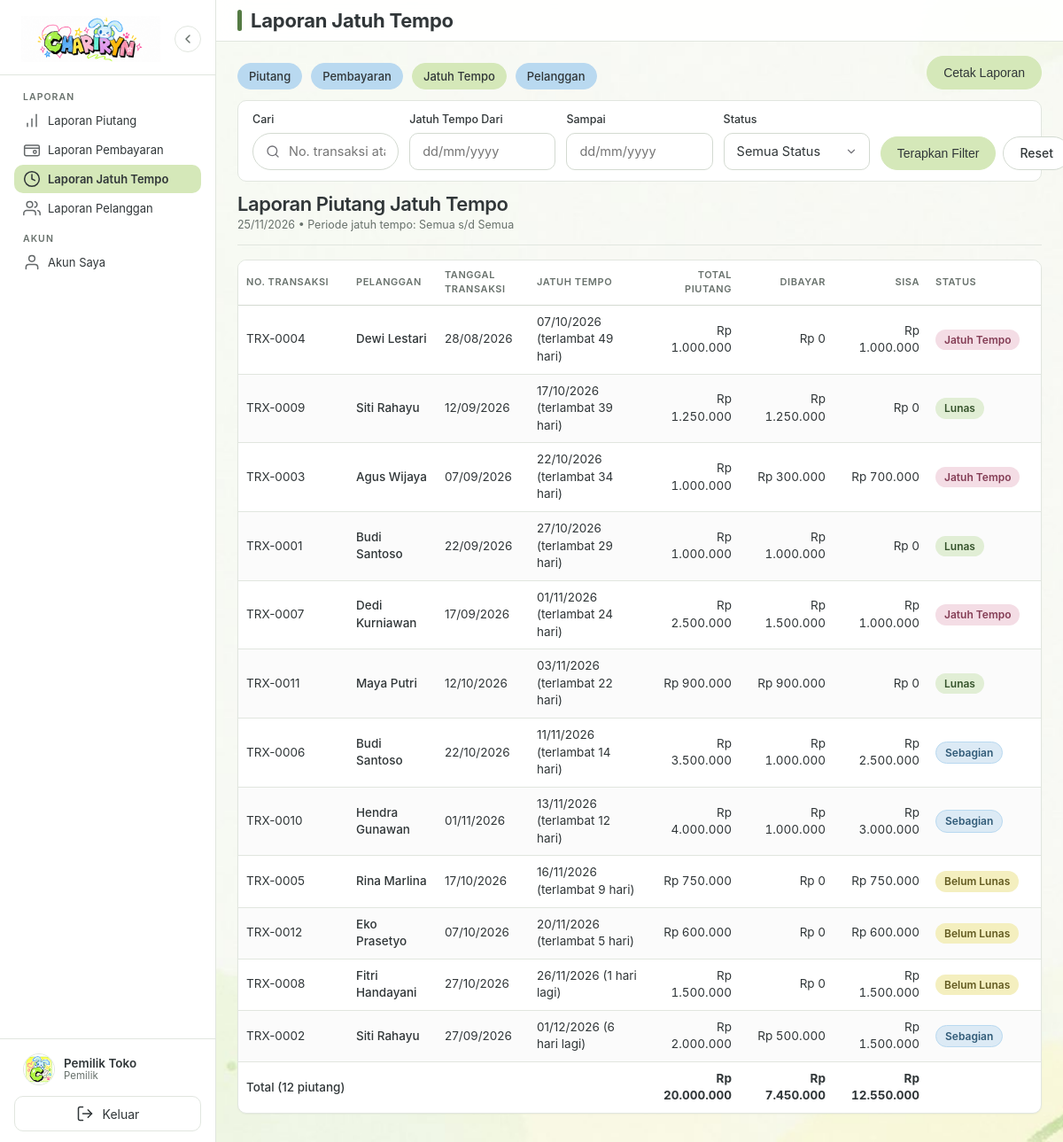
The page /laporan/jatuh-tempo.php (signed in) on the database its author committed.
### tables this page shows
CREATE TABLE IF NOT EXISTS users (
    id_user INT UNSIGNED NOT NULL AUTO_INCREMENT,
    id_pelanggan INT UNSIGNED NULL,
    username VARCHAR(50) NOT NULL,
    password VARCHAR(255) NOT NULL,
    nama VARCHAR(100) NOT NULL,
    role ENUM('pemilik', 'manajer', 'pelanggan') NOT NULL DEFAULT 'manajer',
    status ENUM('belum aktif', 'aktif', 'nonaktif') NOT NULL DEFAULT 'belum aktif',
    token_aktivasi VARCHAR(64) NULL,
    token_aktivasi_berakhir DATETIME NULL,
    created_at DATETIME NOT NULL DEFAULT CURRENT_TIMESTAMP,
    updated_at DATETIME NOT NULL DEFAULT CURRENT_TIMESTAMP ON UPDATE CURRENT_TIMESTAMP,
    PRIMARY KEY (id_user),
    UNIQUE KEY uq_users_username (username),
    UNIQUE KEY uq_users_pelanggan (id_pelanggan),
    KEY idx_users_role_status (role, status),
    CONSTRAINT fk_users_pelanggan
        FOREIGN KEY (id_pelanggan) REFERENCES pelanggan (id_pelanggan)
        ON DELETE CASCADE ON UPDATE CASCADE
);

CREATE TABLE IF NOT EXISTS piutang (
    id_piutang INT UNSIGNED NOT NULL AUTO_INCREMENT,
    id_pelanggan INT UNSIGNED NOT NULL,
    no_transaksi VARCHAR(30) NOT NULL,
    tanggal_transaksi DATE NOT NULL,
    total_piutang DECIMAL(15,2) NOT NULL,
    jumlah_dibayar DECIMAL(15,2) NOT NULL DEFAULT 0.00,
    sisa_piutang DECIMAL(15,2) NOT NULL,
    jatuh_tempo DATE NOT NULL,
    status ENUM('Belum Lunas', 'Sebagian', 'Lunas', 'Jatuh Tempo') NOT NULL DEFAULT 'Belum Lunas',
    keterangan TEXT NULL,
    created_at DATETIME NOT NULL DEFAULT CURRENT_TIMESTAMP,
    updated_at DATETIME NOT NULL DEFAULT CURRENT_TIMESTAMP ON UPDATE CURRENT_TIMESTAMP,
    PRIMARY KEY (id_piutang),
    UNIQUE KEY uq_piutang_no_transaksi (no_transaksi),
    KEY idx_piutang_pelanggan (id_pelanggan),
    KEY idx_piutang_tanggal (tanggal_transaksi),
    KEY idx_piutang_jatuh_tempo (jatuh_tempo),
    KEY idx_piutang_status (status),
    KEY idx_piutang_status_tempo (status, jatuh_tempo),
    CONSTRAINT fk_piutang_pelanggan
        FOREIGN KEY (id_pelanggan) REFERENCES pelanggan (id_pelanggan)
        ON DELETE RESTRICT ON UPDATE CASCADE
);

CREATE TABLE IF NOT EXISTS pelanggan (
    id_pelanggan INT UNSIGNED NOT NULL AUTO_INCREMENT,
    kode_pelanggan VARCHAR(20) NOT NULL,
    nama_pelanggan VARCHAR(100) NOT NULL,
    alamat TEXT NULL,
    no_hp VARCHAR(20) NULL,
    email VARCHAR(100) NULL,
    status ENUM('aktif', 'nonaktif') NOT NULL DEFAULT 'aktif',
    created_at DATETIME NOT NULL DEFAULT CURRENT_TIMESTAMP,
    updated_at DATETIME NOT NULL DEFAULT CURRENT_TIMESTAMP ON UPDATE CURRENT_TIMESTAMP,
    PRIMARY KEY (id_pelanggan),
    UNIQUE KEY uq_pelanggan_kode (kode_pelanggan),
    KEY idx_pelanggan_nama (nama_pelanggan),
    KEY idx_pelanggan_status (status)
);

### laporan/jatuh-tempo.php (the view, shortened to what the rows shown need)
<?php
requireLaporan();
require_once BASE_PATH . '/includes/kepala.php';
$pdo = koneksiDatabase();
$cari = bersihkan($_GET['cari'] ?? '');
$dari = parseTanggalID($_GET['dari'] ?? '') ?? '';
$sampai = parseTanggalID($_GET['sampai'] ?? '') ?? '';
$status = bersihkan($_GET['status'] ?? '');
$hasil = LaporanService::laporanJatuhTempo($pdo, $cari, $dari, $sampai, $status);
$daftar = $hasil['data'];
?>
<div class="judul-cetak">
    <h1>Laporan Piutang Jatuh Tempo</h1>
</div>
<div class="table-wrapper">
    <table class="tabel">
        <thead>
            <tr>
                <th class="col-kode">No. Transaksi</th>
                <th class="col-nama">Pelanggan</th>
                <th class="col-tanggal">Tanggal Transaksi</th>
                <th class="col-tempo">Jatuh Tempo</th>
                <th class="angka col-angka">Total Piutang</th>
                <th class="angka col-angka">Dibayar</th>
                <th class="angka col-angka">Sisa</th>
                <th class="col-status">Status</th>
            </tr>
        </thead>
        <tbody>
            <?php if ($daftar === []): ?>
                <tr class="tabel-baris-kosong"><td colspan="8"><?= $cari !== '' || $dari !== '' || $sampai !== '' || $status !== '' ? 'Tidak ada data sesuai filter.' : 'Belum ada piutang jatuh tempo.' ?></td></tr>
            <?php else: ?>
                <?php foreach ($daftar as $baris): ?>
                    <?php
                        $selisih = selisihHariDariHariIni((string) $baris['jatuh_tempo']);
                        if ($selisih > 0) {
                            $labelTempo = ' (terlambat ' . $selisih . ' hari)';
                        } elseif ($selisih === 0) {
                            $labelTempo = ' (hari ini)';
                        } else {
                            $labelTempo = ' (' . abs($selisih) . ' hari lagi)';
                        }
                    ?>
                    <tr>
                        <td><?= e($baris['no_transaksi']) ?></td>
                        <td class="tabel-nama"><?= e($baris['nama_pelanggan']) ?></td>
                        <td><?= e(formatTanggalIndonesia((string) $baris['tanggal_transaksi'])) ?></td>
                        <td><?= e(formatTanggalIndonesia((string) $baris['jatuh_tempo'])) ?><?= e($labelTempo) ?></td>
                        <td class="angka"><?= e(formatRupiah($baris['total_piutang'])) ?></td>
                        <td class="angka"><?= e(formatRupiah($baris['jumlah_dibayar'])) ?></td>
                        <td class="angka"><?= e(formatRupiah($baris['sisa_piutang'])) ?></td>
                        <td><?= badgeStatus((string) $baris['status']) ?></td>
                    </tr>
                <?php endforeach; ?>
            <?php endif; ?>
        </tbody>
    </table>
</div>
<?php require_once BASE_PATH . '/includes/footer.php'; ?>

### includes/sidebar.php (shortened to what the rows shown need)
<?php
$peran_sidebar = roleUser();
?>
<aside class="sidebar" id="sidebar">
<?php
$nama_profil = (string) (userSaatIni()['nama'] ?? 'Pengguna');
$label_role_profil = labelRole($peran_sidebar);
?>
    <div class="sidebar-kaki">
        <div class="profil-ringkas">
            <div class="profil-info">
                <span class="nama-user"><?= e($nama_profil) ?></span>
                <span class="role-user"><?= e($label_role_profil) ?></span>
            </div>
        </div>
    </div>
</aside>

### helpers/piutang.php (shortened to what the rows shown need)
<?php
function badgeStatus(string $status): string
{
    $kelas = match ($status) {
        'Lunas' => 'badge-lunas',
        'Sebagian' => 'badge-sebagian',
        'Jatuh Tempo' => 'badge-jatuh-tempo',
        default => 'badge-belum-lunas',
    };
    return '<span class="badge ' . $kelas . '">' . e($status) . '</span>';
}

### rows shown on the page
users: nama "Pemilik Toko"
piutang: no_transaksi "TRX-0004", id_pelanggan.nama_pelanggan "Dewi Lestari", tanggal_transaksi "28/08/2026", jatuh_tempo "07/10/2026", jatuh_tempo "(terlambat 49 hari)", total_piutang "Rp 1.000.000", jumlah_dibayar "Rp 0", sisa_piutang "Rp 1.000.000", status "Jatuh Tempo"
piutang: no_transaksi "TRX-0009", id_pelanggan.nama_pelanggan "Siti Rahayu", tanggal_transaksi "12/09/2026", jatuh_tempo "17/10/2026", jatuh_tempo "(terlambat 39 hari)", total_piutang "Rp 1.250.000", jumlah_dibayar "Rp 1.250.000", sisa_piutang "Rp 0", status "Lunas"
piutang: no_transaksi "TRX-0003", id_pelanggan.nama_pelanggan "Agus Wijaya", tanggal_transaksi "07/09/2026", jatuh_tempo "22/10/2026", jatuh_tempo "(terlambat 34 hari)", total_piutang "Rp 1.000.000", jumlah_dibayar "Rp 300.000", sisa_piutang "Rp 700.000", status "Jatuh Tempo"
piutang: no_transaksi "TRX-0001", id_pelanggan.nama_pelanggan "Budi Santoso", tanggal_transaksi "22/09/2026", jatuh_tempo "27/10/2026", jatuh_tempo "(terlambat 29 hari)", total_piutang "Rp 1.000.000", jumlah_dibayar "Rp 1.000.000", sisa_piutang "Rp 0", status "Lunas"
piutang: no_transaksi "TRX-0007", id_pelanggan.nama_pelanggan "Dedi Kurniawan", tanggal_transaksi "17/09/2026", jatuh_tempo "01/11/2026", jatuh_tempo "(terlambat 24 hari)", total_piutang "Rp 2.500.000", jumlah_dibayar "Rp 1.500.000", sisa_piutang "Rp 1.000.000", status "Jatuh Tempo"
piutang: no_transaksi "TRX-0011", id_pelanggan.nama_pelanggan "Maya Putri", tanggal_transaksi "12/10/2026", jatuh_tempo "03/11/2026", jatuh_tempo "(terlambat 22 hari)", total_piutang "Rp 900.000", jumlah_dibayar "Rp 900.000", sisa_piutang "Rp 0", status "Lunas"
piutang: no_transaksi "TRX-0006", id_pelanggan.nama_pelanggan "Budi Santoso", tanggal_transaksi "22/10/2026", jatuh_tempo "11/11/2026", jatuh_tempo "(terlambat 14 hari)", total_piutang "Rp 3.500.000", jumlah_dibayar "Rp 1.000.000", sisa_piutang "Rp 2.500.000", status "Sebagian"
piutang: no_transaksi "TRX-0010", id_pelanggan.nama_pelanggan "Hendra Gunawan", tanggal_transaksi "01/11/2026", jatuh_tempo "13/11/2026", jatuh_tempo "(terlambat 12 hari)", total_piutang "Rp 4.000.000", jumlah_dibayar "Rp 1.000.000", sisa_piutang "Rp 3.000.000", status "Sebagian"
piutang: no_transaksi "TRX-0005", id_pelanggan.nama_pelanggan "Rina Marlina", tanggal_transaksi "17/10/2026", jatuh_tempo "16/11/2026", jatuh_tempo "(terlambat 9 hari)", total_piutang "Rp 750.000", jumlah_dibayar "Rp 0", sisa_piutang "Rp 750.000", status "Belum Lunas"
piutang: no_transaksi "TRX-0012", id_pelanggan.nama_pelanggan "Eko Prasetyo", tanggal_transaksi "07/10/2026", jatuh_tempo "20/11/2026", jatuh_tempo "(terlambat 5 hari)", total_piutang "Rp 600.000", jumlah_dibayar "Rp 0", sisa_piutang "Rp 600.000", status "Belum Lunas"
piutang: no_transaksi "TRX-0008", id_pelanggan.nama_pelanggan "Fitri Handayani", tanggal_transaksi "27/10/2026", jatuh_tempo "26/11/2026", jatuh_tempo "(1 hari lagi)", total_piutang "Rp 1.500.000", jumlah_dibayar "Rp 0", sisa_piutang "Rp 1.500.000", status "Belum Lunas"
piutang: no_transaksi "TRX-0002", id_pelanggan.nama_pelanggan "Siti Rahayu", tanggal_transaksi "27/09/2026", jatuh_tempo "01/12/2026", jatuh_tempo "(6 hari lagi)", total_piutang "Rp 2.000.000", jumlah_dibayar "Rp 500.000", sisa_piutang "Rp 1.500.000", status "Sebagian"

### other values the page prints
$label "Laporan Piutang Laporan Pembayaran Laporan Jatuh Tempo Laporan Pelanggan Akun Saya"
$label_role_profil "Pemilik"
$judul_halaman "Laporan Jatuh Tempo"
$laporan['label'] "Piutang"
$laporan['label'] "Pembayaran"
$laporan['label'] "Jatuh Tempo"
$laporan['label'] "Pelanggan"
$deskripsiFilter "Periode jatuh tempo: Semua s/d Semua"
formatAngka($total['jumlah']) "12"
formatRupiah($total['total_piutang']) "Rp 20.000.000"
formatRupiah($total['total_dibayar']) "Rp 7.450.000"
formatRupiah($total['total_sisa']) "Rp 12.550.000"
